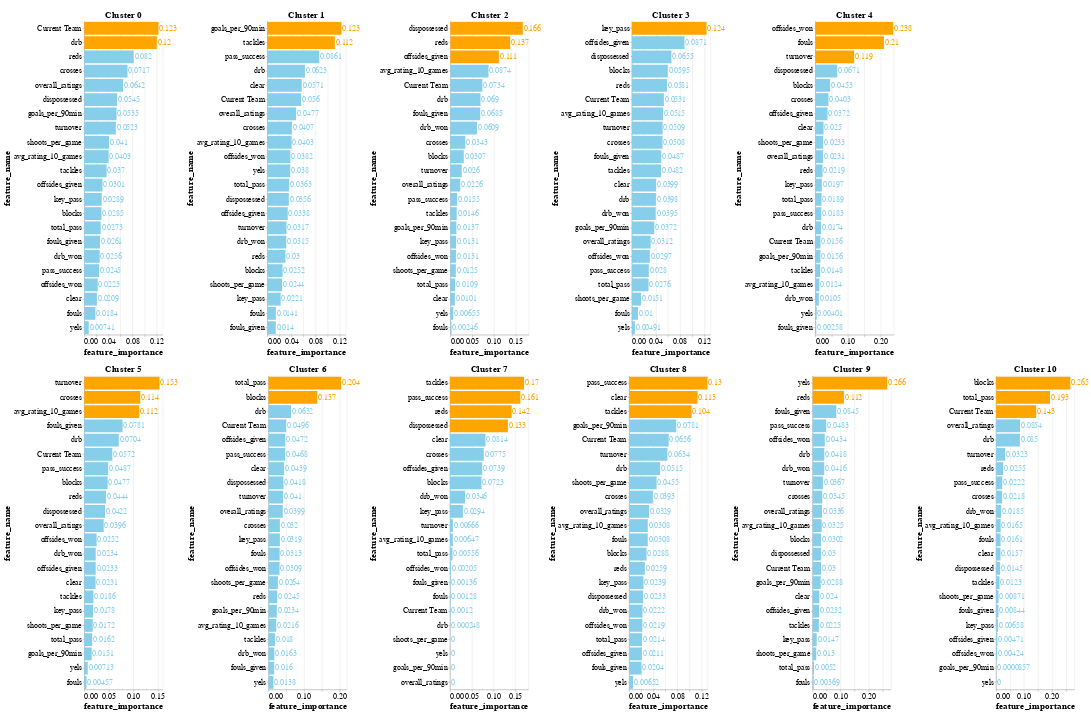

Here is the notebook cell this chart was saved with:
### Code cell
final_chart = alt.vconcat()
row_chart = alt.hconcat()

for i in range(OPTIMAL_N_CLUSTERS):
    df_cluster = df_fi[df_fi['cluster'] == i]
    base = alt.Chart(df_cluster, title=f'Cluster {i}').encode(
        x='feature_importance:Q',
        y=alt.Y('feature_name:N').sort('-x'),
        text=alt.Text('feature_importance:Q', format=".3"),
        color=alt.condition(
            alt.datum.feature_importance > 0.1,
            alt.value("orange"),
            alt.value('skyblue')
        )
    )

    bar = base.mark_bar().properties(
        width=200,
        height=800,
    )

    text = base.mark_text(align='left', dx=2)

    chart = (bar + text)
    if i == 0 :
        row_chart = chart
    elif i == 5:
        final_chart = alt.vconcat(final_chart, row_chart) 
        row_chart = chart
    else :
        row_chart = alt.hconcat(row_chart, chart)

final_chart = alt.vconcat(final_chart, row_chart)
    
final_chart.configure_title(
        fontSize=24,
    ).configure_axis(
        labelFontSize=20,
        titleFontSize=24,
    ).configure_text(
        fontSize=20
    )

### Figure 1 — Vega-Lite specification as saved in the notebook (floating-point values rounded to 4 significant figures)
{"config": {"view": {"continuousWidth": 300, "continuousHeight": 300}, "axis": {"labelFontSize": 20, "titleFontSize": 24}, "text": {"fontSize": 20}, "title": {"fontSize": 24}}, "vconcat": [{"vconcat": [{"vconcat": []}, {"hconcat": [{"hconcat": [{"hconcat": [{"hconcat": [{"layer": [{"mark": {"type": "bar"}, "encoding": {"color": {"condition": {"test": "(datum.feature_importance > 0.1)", "value": "orange"}, "value": "skyblue"}, "text": {"field": "feature_importance", "format": ".3", "type": "quantitative"}, "x": {"field": "feature_importance", "type": "quantitative"}, "y": {"field": "feature_name", "sort": "-x", "type": "nominal"}}, "title": "Cluster 0"}, {"mark": {"type": "text", "align": "left", "dx": 2}, "encoding": {"color": {"condition": {"test": "(datum.feature_importance > 0.1)", "value": "orange"}, "value": "skyblue"}, "text": {"field": "feature_importance", "format": ".3", "type": "quantitative"}, "x": {"field": "feature_importance", "type": "quantitative"}, "y": {"field": "feature_name", "sort": "-x", "type": "nominal"}}, "title": "Cluster 0"}], "data": {"name": "data-8ded72caafcda68f4d03f5ca19f1c9ce"}, "height": 800, "width": 200}, {"layer": [{"mark": {"type": "bar"}, "encoding": {"color": {"condition": {"test": "(datum.feature_importance > 0.1)", "value": "orange"}, "value": "skyblue"}, "text": {"field": "feature_importance", "format": ".3", "type": "quantitative"}, "x": {"field": "feature_importance", "type": "quantitative"}, "y": {"field": "feature_name", "sort": "-x", "type": "nominal"}}, "title": "Cluster 1"}, {"mark": {"type": "text", "align": "left", "dx": 2}, "encoding": {"color": {"condition": {"test": "(datum.feature_importance > 0.1)", "value": "orange"}, "value": "skyblue"}, "text": {"field": "feature_importance", "format": ".3", "type": "quantitative"}, "x": {"field": "feature_importance", "type": "quantitative"}, "y": {"field": "feature_name", "sort": "-x", "type": "nominal"}}, "title": "Cluster 1"}], "data": {"name": "data-e166383f4ce485684256d49938100ee4"}, "height": 800, "width": 200}]}, {"layer": [{"mark": {"type": "bar"}, "encoding": {"color": {"condition": {"test": "(datum.feature_importance > 0.1)", "value": "orange"}, "value": "skyblue"}, "text": {"field": "feature_importance", "format": ".3", "type": "quantitative"}, "x": {"field": "feature_importance", "type": "quantitative"}, "y": {"field": "feature_name", "sort": "-x", "type": "nominal"}}, "title": "Cluster 2"}, {"mark": {"type": "text", "align": "left", "dx": 2}, "encoding": {"color": {"condition": {"test": "(datum.feature_importance > 0.1)", "value": "orange"}, "value": "skyblue"}, "text": {"field": "feature_importance", "format": ".3", "type": "quantitative"}, "x": {"field": "feature_importance", "type": "quantitative"}, "y": {"field": "feature_name", "sort": "-x", "type": "nominal"}}, "title": "Cluster 2"}], "data": {"name": "data-56aa438cda7425c6823a7f75045f7d44"}, "height": 800, "width": 200}]}, {"layer": [{"mark": {"type": "bar"}, "encoding": {"color": {"condition": {"test": "(datum.feature_importance > 0.1)", "value": "orange"}, "value": "skyblue"}, "text": {"field": "feature_importance", "format": ".3", "type": "quantitative"}, "x": {"field": "feature_importance", "type": "quantitative"}, "y": {"field": "feature_name", "sort": "-x", "type": "nominal"}}, "title": "Cluster 3"}, {"mark": {"type": "text", "align": "left", "dx": 2}, "encoding": {"color": {"condition": {"test": "(datum.feature_importance > 0.1)", "value": "orange"}, "value": "skyblue"}, "text": {"field": "feature_importance", "format": ".3", "type": "quantitative"}, "x": {"field": "feature_importance", "type": "quantitative"}, "y": {"field": "feature_name", "sort": "-x", "type": "nominal"}}, "title": "Cluster 3"}], "data": {"name": "data-540155be2f34207700c8383648fef43c"}, "height": 800, "width": 200}]}, {"layer": [{"mark": {"type": "bar"}, "encoding": {"color": {"condition": {"test": "(datum.feature_importance > 0.1)", "value": "orange"}, "value": "skyblue"}, "text": {"field": "feature_importance", "format": ".3", "type": "quantitative"}, "x": {"field": "feature_importance", "type": "quantitative"}, "y": {"field": "feature_name", "sort": "-x", "type": "nominal"}}, "title": "Cluster 4"}, {"mark": {"type": "text", "align": "left", "dx": 2}, "encoding": {"color": {"condition": {"test": "(datum.feature_importance > 0.1)", "value": "orange"}, "value": "skyblue"}, "text": {"field": "feature_importance", "format": ".3", "type": "quantitative"}, "x": {"field": "feature_importance", "type": "quantitative"}, "y": {"field": "feature_name", "sort": "-x", "type": "nominal"}}, "title": "Cluster 4"}], "data": {"name": "data-c00e2a3106156d49748880d8c30ecdec"}, "height": 800, "width": 200}]}]}, {"hconcat": [{"hconcat": [{"hconcat": [{"hconcat": [{"hconcat": [{"layer": [{"mark": {"type": "bar"}, "encoding": {"color": {"condition": {"test": "(datum.feature_importance > 0.1)", "value": "orange"}, "value": "skyblue"}, "text": {"field": "feature_importance", "format": ".3", "type": "quantitative"}, "x": {"field": "feature_importance", "type": "quantitative"}, "y": {"field": "feature_name", "sort": "-x", "type": "nominal"}}, "title": "Cluster 5"}, {"mark": {"type": "text", "align": "left", "dx": 2}, "encoding": {"color": {"condition": {"test": "(datum.feature_importance > 0.1)", "value": "orange"}, "value": "skyblue"}, "text": {"field": "feature_importance", "format": ".3", "type": "quantitative"}, "x": {"field": "feature_importance", "type": "quantitative"}, "y": {"field": "feature_name", "sort": "-x", "type": "nominal"}}, "title": "Cluster 5"}], "data": {"name": "data-1c409d2e80aec3da167af0246c8d3a51"}, "height": 800, "width": 200}, {"layer": [{"mark": {"type": "bar"}, "encoding": {"color": {"condition": {"test": "(datum.feature_importance > 0.1)", "value": "orange"}, "value": "skyblue"}, "text": {"field": "feature_importance", "format": ".3", "type": "quantitative"}, "x": {"field": "feature_importance", "type": "quantitative"}, "y": {"field": "feature_name", "sort": "-x", "type": "nominal"}}, "title": "Cluster 6"}, {"mark": {"type": "text", "align": "left", "dx": 2}, "encoding": {"color": {"condition": {"test": "(datum.feature_importance > 0.1)", "value": "orange"}, "value": "skyblue"}, "text": {"field": "feature_importance", "format": ".3", "type": "quantitative"}, "x": {"field": "feature_importance", "type": "quantitative"}, "y": {"field": "feature_name", "sort": "-x", "type": "nominal"}}, "title": "Cluster 6"}], "data": {"name": "data-14325f7fae0372ae581ba6ca4d8719bc"}, "height": 800, "width": 200}]}, {"layer": [{"mark": {"type": "bar"}, "encoding": {"color": {"condition": {"test": "(datum.feature_importance > 0.1)", "value": "orange"}, "value": "skyblue"}, "text": {"field": "feature_importance", "format": ".3", "type": "quantitative"}, "x": {"field": "feature_importance", "type": "quantitative"}, "y": {"field": "feature_name", "sort": "-x", "type": "nominal"}}, "title": "Cluster 7"}, {"mark": {"type": "text", "align": "left", "dx": 2}, "encoding": {"color": {"condition": {"test": "(datum.feature_importance > 0.1)", "value": "orange"}, "value": "skyblue"}, "text": {"field": "feature_importance", "format": ".3", "type": "quantitative"}, "x": {"field": "feature_importance", "type": "quantitative"}, "y": {"field": "feature_name", "sort": "-x", "type": "nominal"}}, "title": "Cluster 7"}], "data": {"name": "data-b0ff9a2ec5940efd5287b050502cc257"}, "height": 800, "width": 200}]}, {"layer": [{"mark": {"type": "bar"}, "encoding": {"color": {"condition": {"test": "(datum.feature_importance > 0.1)", "value": "orange"}, "value": "skyblue"}, "text": {"field": "feature_importance", "format": ".3", "type": "quantitative"}, "x": {"field": "feature_importance", "type": "quantitative"}, "y": {"field": "feature_name", "sort": "-x", "type": "nominal"}}, "title": "Cluster 8"}, {"mark": {"type": "text", "align": "left", "dx": 2}, "encoding": {"color": {"condition": {"test": "(datum.feature_importance > 0.1)", "value": "orange"}, "value": "skyblue"}, "text": {"field": "feature_importance", "format": ".3", "type": "quantitative"}, "x": {"field": "feature_importance", "type": "quantitative"}, "y": {"field": "feature_name", "sort": "-x", "type": "nominal"}}, "title": "Cluster 8"}], "data": {"name": "data-0a5379230ba12710f21c8fe492bb23f3"}, "height": 800, "width": 200}]}, {"layer": [{"mark": {"type": "bar"}, "encoding": {"color": {"condition": {"test": "(datum.feature_importance > 0.1)", "value": "orange"}, "value": "skyblue"}, "text": {"field": "feature_importance", "format": ".3", "type": "quantitative"}, "x": {"field": "feature_importance", "type": "quantitative"}, "y": {"field": "feature_name", "sort": "-x", "type": "nominal"}}, "title": "Cluster 9"}, {"mark": {"type": "text", "align": "left", "dx": 2}, "encoding": {"color": {"condition": {"test": "(datum.feature_importance > 0.1)", "value": "orange"}, "value": "skyblue"}, "text": {"field": "feature_importance", "format": ".3", "type": "quantitative"}, "x": {"field": "feature_importance", "type": "quantitative"}, "y": {"field": "feature_name", "sort": "-x", "type": "nominal"}}, "title": "Cluster 9"}], "data": {"name": "data-953845a4039d373b93fe826a1cac16f8"}, "height": 800, "width": 200}]}, {"layer": [{"mark": {"type": "bar"}, "encoding": {"color": {"condition": {"test": "(datum.feature_importance > 0.1)", "value": "orange"}, "value": "skyblue"}, "text": {"field": "feature_importance", "format": ".3", "type": "quantitative"}, "x": {"field": "feature_importance", "type": "quantitative"}, "y": {"field": "feature_name", "sort": "-x", "type": "nominal"}}, "title": "Cluster 10"}, {"mark": {"type": "text", "align": "left", "dx": 2}, "encoding": {"color": {"condition": {"test": "(datum.feature_importance > 0.1)", "value": "orange"}, "value": "skyblue"}, "text": {"field": "feature_importance", "format": ".3", "type": "quantitative"}, "x": {"field": "feature_importance", "type": "quantitative"}, "y": {"field": "feature_name", "sort": "-x", "type": "nominal"}}, "title": "Cluster 10"}], "data": {"name": "data-41bcfc01ac8c0ff7da61d53ff0d46a9a"}, "height": 800, "width": 200}]}], "$schema": "https://vega.github.io/schema/vega-lite/v5.8.0.json", "datasets": {"data-8ded72caafcda68f4d03f5ca19f1c9ce": [{"cluster": 0, "feature_name": "Current Team", "feature_importance": 0.1231}, {"cluster": 0, "feature_name": "drb", "feature_importance": 0.1203}, {"cluster": 0, "feature_name": "reds", "feature_importance": 0.08201}, {"cluster": 0, "feature_name": "crosses", "feature_importance": 0.07171}, {"cluster": 0, "feature_name": "overall_ratings", "feature_importance": 0.06417}, {"cluster": 0, "feature_name": "dispossessed", "feature_importance": 0.05454}, {"cluster": 0, "feature_name": "goals_per_90min", "feature_importance": 0.05348}, {"cluster": 0, "feature_name": "turnover", "feature_importance": 0.05233}, {"cluster": 0, "feature_name": "shoots_per_game", "feature_importance": 0.041}, {"cluster": 0, "feature_name": "avg_rating_10_games", "feature_importance": 0.04035}, {"cluster": 0, "feature_name": "tackles", "feature_importance": 0.03704}, {"cluster": 0, "feature_name": "offsides_given", "feature_importance": 0.03014}, {"cluster": 0, "feature_name": "key_pass", "feature_importance": 0.02892}, {"cluster": 0, "feature_name": "blocks", "feature_importance": 0.0285}, {"cluster": 0, "feature_name": "total_pass", "feature_importance": 0.02728}, {"cluster": 0, "feature_name": "fouls_given", "feature_importance": 0.02609}, {"cluster": 0, "feature_name": "drb_won", "feature_importance": 0.02557}, {"cluster": 0, "feature_name": "pass_success", "feature_importance": 0.02453}, {"cluster": 0, "feature_name": "offsides_won", "feature_importance": 0.02227}, {"cluster": 0, "feature_name": "clear", "feature_importance": 0.02088}, {"cluster": 0, "feature_name": "fouls", "feature_importance": 0.01841}, {"cluster": 0, "feature_name": "yels", "feature_importance": 0.007407}], "data-e166383f4ce485684256d49938100ee4": [{"cluster": 1, "feature_name": "goals_per_90min", "feature_importance": 0.123}, {"cluster": 1, "feature_name": "tackles", "feature_importance": 0.1119}, {"cluster": 1, "feature_name": "pass_success", "feature_importance": 0.08612}, {"cluster": 1, "feature_name": "drb", "feature_importance": 0.06225}, {"cluster": 1, "feature_name": "clear", "feature_importance": 0.0571}, {"cluster": 1, "feature_name": "Current Team", "feature_importance": 0.05604}, {"cluster": 1, "feature_name": "overall_ratings", "feature_importance": 0.04769}, {"cluster": 1, "feature_name": "crosses", "feature_importance": 0.04066}, {"cluster": 1, "feature_name": "avg_rating_10_games", "feature_importance": 0.04029}, {"cluster": 1, "feature_name": "offsides_won", "feature_importance": 0.03817}, {"cluster": 1, "feature_name": "yels", "feature_importance": 0.03803}, {"cluster": 1, "feature_name": "total_pass", "feature_importance": 0.03627}, {"cluster": 1, "feature_name": "dispossessed", "feature_importance": 0.03564}, {"cluster": 1, "feature_name": "offsides_given", "feature_importance": 0.03377}, {"cluster": 1, "feature_name": "turnover", "feature_importance": 0.03175}, {"cluster": 1, "feature_name": "drb_won", "feature_importance": 0.03146}, {"cluster": 1, "feature_name": "reds", "feature_importance": 0.03002}, {"cluster": 1, "feature_name": "blocks", "feature_importance": 0.02519}, {"cluster": 1, "feature_name": "shoots_per_game", "feature_importance": 0.02439}, {"cluster": 1, "feature_name": "key_pass", "feature_importance": 0.02213}, {"cluster": 1, "feature_name": "fouls", "feature_importance": 0.0141}, {"cluster": 1, "feature_name": "fouls_given", "feature_importance": 0.01396}], "data-56aa438cda7425c6823a7f75045f7d44": [{"cluster": 2, "feature_name": "dispossessed", "feature_importance": 0.1662}, {"cluster": 2, "feature_name": "reds", "feature_importance": 0.1374}, {"cluster": 2, "feature_name": "offsides_given", "feature_importance": 0.1112}, {"cluster": 2, "feature_name": "avg_rating_10_games", "feature_importance": 0.08741}, {"cluster": 2, "feature_name": "Current Team", "feature_importance": 0.07344}, {"cluster": 2, "feature_name": "drb", "feature_importance": 0.06903}, {"cluster": 2, "feature_name": "fouls_given", "feature_importance": 0.06845}, {"cluster": 2, "feature_name": "drb_won", "feature_importance": 0.06088}, {"cluster": 2, "feature_name": "crosses", "feature_importance": 0.03431}, {"cluster": 2, "feature_name": "blocks", "feature_importance": 0.03072}, {"cluster": 2, "feature_name": "turnover", "feature_importance": 0.02599}, {"cluster": 2, "feature_name": "overall_ratings", "feature_importance": 0.02257}, {"cluster": 2, "feature_name": "pass_success", "feature_importance": 0.01553}, {"cluster": 2, "feature_name": "tackles", "feature_importance": 0.01455}, {"cluster": 2, "feature_name": "goals_per_90min", "feature_importance": 0.01371}, {"cluster": 2, "feature_name": "key_pass", "feature_importance": 0.01311}, {"cluster": 2, "feature_name": "offsides_won", "feature_importance": 0.01306}, {"cluster": 2, "feature_name": "shoots_per_game", "feature_importance": 0.01247}, {"cluster": 2, "feature_name": "total_pass", "feature_importance": 0.01087}, {"cluster": 2, "feature_name": "clear", "feature_importance": 0.01013}, {"cluster": 2, "feature_name": "yels", "feature_importance": 0.006548}, {"cluster": 2, "feature_name": "fouls", "feature_importance": 0.002461}], "data-540155be2f34207700c8383648fef43c": [{"cluster": 3, "feature_name": "key_pass", "feature_importance": 0.1238}, {"cluster": 3, "feature_name": "offsides_given", "feature_importance": 0.08715}, {"cluster": 3, "feature_name": "dispossessed", "feature_importance": 0.06547}, {"cluster": 3, "feature_name": "blocks", "feature_importance": 0.05946}, {"cluster": 3, "feature_name": "reds", "feature_importance": 0.05811}, {"cluster": 3, "feature_name": "Current Team", "feature_importance": 0.05307}, {"cluster": 3, "feature_name": "avg_rating_10_games", "feature_importance": 0.05147}, {"cluster": 3, "feature_name": "turnover", "feature_importance": 0.05094}, {"cluster": 3, "feature_name": "crosses", "feature_importance": 0.05078}, {"cluster": 3, "feature_name": "fouls_given", "feature_importance": 0.0487}, {"cluster": 3, "feature_name": "tackles", "feature_importance": 0.04821}, {"cluster": 3, "feature_name": "clear", "feature_importance": 0.03993}, {"cluster": 3, "feature_name": "drb", "feature_importance": 0.03982}, {"cluster": 3, "feature_name": "drb_won", "feature_importance": 0.03954}, {"cluster": 3, "feature_name": "goals_per_90min", "feature_importance": 0.03719}, {"cluster": 3, "feature_name": "overall_ratings", "feature_importance": 0.03116}, {"cluster": 3, "feature_name": "offsides_won", "feature_importance": 0.02966}, {"cluster": 3, "feature_name": "pass_success", "feature_importance": 0.02801}, {"cluster": 3, "feature_name": "total_pass", "feature_importance": 0.0276}, {"cluster": 3, "feature_name": "shoots_per_game", "feature_importance": 0.01505}, {"cluster": 3, "feature_name": "fouls", "feature_importance": 0.01}, {"cluster": 3, "feature_name": "yels", "feature_importance": 0.00491}], "data-c00e2a3106156d49748880d8c30ecdec": [{"cluster": 4, "feature_name": "offsides_won", "feature_importance": 0.2381}, {"cluster": 4, "feature_name": "fouls", "feature_importance": 0.21}, {"cluster": 4, "feature_name": "turnover", "feature_importance": 0.119}, {"cluster": 4, "feature_name": "dispossessed", "feature_importance": 0.0671}, {"cluster": 4, "feature_name": "blocks", "feature_importance": 0.04533}, {"cluster": 4, "feature_name": "crosses", "feature_importance": 0.04027}, {"cluster": 4, "feature_name": "offsides_given", "feature_importance": 0.03719}, {"cluster": 4, "feature_name": "clear", "feature_importance": 0.02503}, {"cluster": 4, "feature_name": "shoots_per_game", "feature_importance": 0.02334}, {"cluster": 4, "feature_name": "overall_ratings", "feature_importance": 0.02306}, {"cluster": 4, "feature_name": "reds", "feature_importance": 0.02195}, {"cluster": 4, "feature_name": "key_pass", "feature_importance": 0.01966}, {"cluster": 4, "feature_name": "total_pass", "feature_importance": 0.01887}, {"cluster": 4, "feature_name": "pass_success", "feature_importance": 0.01829}, {"cluster": 4, "feature_name": "drb", "feature_importance": 0.01735}, {"cluster": 4, "feature_name": "Current Team", "feature_importance": 0.01562}, {"cluster": 4, "feature_name": "goals_per_90min", "feature_importance": 0.01559}, {"cluster": 4, "feature_name": "tackles", "feature_importance": 0.01477}, {"cluster": 4, "feature_name": "avg_rating_10_games", "feature_importance": 0.01238}, {"cluster": 4, "feature_name": "drb_won", "feature_importance": 0.01054}, {"cluster": 4, "feature_name": "yels", "feature_importance": 0.004008}, {"cluster": 4, "feature_name": "fouls_given", "feature_importance": 0.00258}], "data-1c409d2e80aec3da167af0246c8d3a51": [{"cluster": 5, "feature_name": "turnover", "feature_importance": 0.1535}, {"cluster": 5, "feature_name": "crosses", "feature_importance": 0.1144}, {"cluster": 5, "feature_name": "avg_rating_10_games", "feature_importance": 0.1122}, {"cluster": 5, "feature_name": "fouls_given", "feature_importance": 0.07814}, {"cluster": 5, "feature_name": "drb", "feature_importance": 0.07037}, {"cluster": 5, "feature_name": "Current Team", "feature_importance": 0.0572}, {"cluster": 5, "feature_name": "pass_success", "feature_importance": 0.04868}, {"cluster": 5, "feature_name": "blocks", "feature_importance": 0.04772}, {"cluster": 5, "feature_name": "reds", "feature_importance": 0.04444}, {"cluster": 5, "feature_name": "dispossessed", "feature_importance": 0.04225}, {"cluster": 5, "feature_name": "overall_ratings", "feature_importance": 0.03959}, {"cluster": 5, "feature_name": "offsides_won", "feature_importance": 0.02518}, {"cluster": 5, "feature_name": "drb_won", "feature_importance": 0.02336}, {"cluster": 5, "feature_name": "offsides_given", "feature_importance": 0.02335}, {"cluster": 5, "feature_name": "clear", "feature_importance": 0.02306}, {"cluster": 5, "feature_name": "tackles", "feature_importance": 0.01864}, {"cluster": 5, "feature_name": "key_pass", "feature_importance": 0.01776}, {"cluster": 5, "feature_name": "shoots_per_game", "feature_importance": 0.01721}, {"cluster": 5, "feature_name": "total_pass", "feature_importance": 0.01621}, {"cluster": 5, "feature_name": "goals_per_90min", "feature_importance": 0.01513}, {"cluster": 5, "feature_name": "yels", "feature_importance": 0.007128}, {"cluster": 5, "feature_name": "fouls", "feature_importance": 0.004566}], "data-14325f7fae0372ae581ba6ca4d8719bc": [{"cluster": 6, "feature_name": "total_pass", "feature_importance": 0.2038}, {"cluster": 6, "feature_name": "blocks", "feature_importance": 0.1369}, {"cluster": 6, "feature_name": "drb", "feature_importance": 0.06318}, {"cluster": 6, "feature_name": "Current Team", "feature_importance": 0.04955}, {"cluster": 6, "feature_name": "offsides_given", "feature_importance": 0.04717}, {"cluster": 6, "feature_name": "pass_success", "feature_importance": 0.04676}, {"cluster": 6, "feature_name": "clear", "feature_importance": 0.04391}, {"cluster": 6, "feature_name": "dispossessed", "feature_importance": 0.04183}, {"cluster": 6, "feature_name": "turnover", "feature_importance": 0.04098}, {"cluster": 6, "feature_name": "overall_ratings", "feature_importance": 0.03991}, {"cluster": 6, "feature_name": "crosses", "feature_importance": 0.03197}, {"cluster": 6, "feature_name": "key_pass", "feature_importance": 0.03185}, {"cluster": 6, "feature_name": "fouls", "feature_importance": 0.03125}, {"cluster": 6, "feature_name": "offsides_won", "feature_importance": 0.0309}, {"cluster": 6, "feature_name": "shoots_per_game", "feature_importance": 0.02642}, {"cluster": 6, "feature_name": "reds", "feature_importance": 0.02449}, {"cluster": 6, "feature_name": "goals_per_90min", "feature_importance": 0.02342}, {"cluster": 6, "feature_name": "avg_rating_10_games", "feature_importance": 0.02161}, {"cluster": 6, "feature_name": "tackles", "feature_importance": 0.01799}, {"cluster": 6, "feature_name": "drb_won", "feature_importance": 0.01634}, {"cluster": 6, "feature_name": "fouls_given", "feature_importance": 0.016}, {"cluster": 6, "feature_name": "yels", "feature_importance": 0.01376}], "data-b0ff9a2ec5940efd5287b050502cc257": [{"cluster": 7, "feature_name": "tackles", "feature_importance": 0.1701}, {"cluster": 7, "feature_name": "pass_success", "feature_importance": 0.1615}, {"cluster": 7, "feature_name": "reds", "feature_importance": 0.1415}, {"cluster": 7, "feature_name": "dispossessed", "feature_importance": 0.1329}, {"cluster": 7, "feature_name": "clear", "feature_importance": 0.08142}, {"cluster": 7, "feature_name": "crosses", "feature_importance": 0.07754}, {"cluster": 7, "feature_name": "offsides_given", "feature_importance": 0.07391}, {"cluster": 7, "feature_name": "blocks", "feature_importance": 0.07225}, {"cluster": 7, "feature_name": "drb_won", "feature_importance": 0.03457}, {"cluster": 7, "feature_name": "key_pass", "feature_importance": 0.02944}, {"cluster": 7, "feature_name": "turnover", "feature_importance": 0.006662}, {"cluster": 7, "feature_name": "avg_rating_10_games", "feature_importance": 0.00647}, {"cluster": 7, "feature_name": "total_pass", "feature_importance": 0.005563}, {"cluster": 7, "feature_name": "offsides_won", "feature_importance": 0.002051}, {"cluster": 7, "feature_name": "fouls_given", "feature_importance": 0.001355}, {"cluster": 7, "feature_name": "fouls", "feature_importance": 0.001283}, {"cluster": 7, "feature_name": "Current Team", "feature_importance": 0.001203}, {"cluster": 7, "feature_name": "drb", "feature_importance": 0.0002485}, {"cluster": 7, "feature_name": "shoots_per_game", "feature_importance": 0.0}, {"cluster": 7, "feature_name": "yels", "feature_importance": 0.0}, {"cluster": 7, "feature_name": "goals_per_90min", "feature_importance": 0.0}, {"cluster": 7, "feature_name": "overall_ratings", "feature_importance": 0.0}], "data-0a5379230ba12710f21c8fe492bb23f3": [{"cluster": 8, "feature_name": "pass_success", "feature_importance": 0.1297}, {"cluster": 8, "feature_name": "clear", "feature_importance": 0.1135}, {"cluster": 8, "feature_name": "tackles", "feature_importance": 0.1035}, {"cluster": 8, "feature_name": "goals_per_90min", "feature_importance": 0.07808}, {"cluster": 8, "feature_name": "Current Team", "feature_importance": 0.06556}, {"cluster": 8, "feature_name": "turnover", "feature_importance": 0.06342}, {"cluster": 8, "feature_name": "drb", "feature_importance": 0.05146}, {"cluster": 8, "feature_name": "shoots_per_game", "feature_importance": 0.0455}, {"cluster": 8, "feature_name": "crosses", "feature_importance": 0.03927}, {"cluster": 8, "feature_name": "overall_ratings", "feature_importance": 0.03285}, {"cluster": 8, "feature_name": "avg_rating_10_games", "feature_importance": 0.03084}, {"cluster": 8, "feature_name": "fouls", "feature_importance": 0.03083}, {"cluster": 8, "feature_name": "blocks", "feature_importance": 0.02884}, {"cluster": 8, "feature_name": "reds", "feature_importance": 0.02594}, {"cluster": 8, "feature_name": "key_pass", "feature_importance": 0.02386}, {"cluster": 8, "feature_name": "dispossessed", "feature_importance": 0.02327}, {"cluster": 8, "feature_name": "drb_won", "feature_importance": 0.02221}, {"cluster": 8, "feature_name": "offsides_won", "feature_importance": 0.02194}, {"cluster": 8, "feature_name": "total_pass", "feature_importance": 0.02142}, {"cluster": 8, "feature_name": "offsides_given", "feature_importance": 0.0211}, {"cluster": 8, "feature_name": "fouls_given", "feature_importance": 0.0204}, {"cluster": 8, "feature_name": "yels", "feature_importance": 0.00652}], "data-953845a4039d373b93fe826a1cac16f8": [{"cluster": 9, "feature_name": "yels", "feature_importance": 0.2661}, {"cluster": 9, "feature_name": "reds", "feature_importance": 0.1119}, {"cluster": 9, "feature_name": "fouls_given", "feature_importance": 0.08454}, {"cluster": 9, "feature_name": "pass_success", "feature_importance": 0.04826}, {"cluster": 9, "feature_name": "offsides_won", "feature_importance": 0.04343}, {"cluster": 9, "feature_name": "drb", "feature_importance": 0.0418}, {"cluster": 9, "feature_name": "drb_won", "feature_importance": 0.04157}, {"cluster": 9, "feature_name": "turnover", "feature_importance": 0.0367}, {"cluster": 9, "feature_name": "crosses", "feature_importance": 0.03446}, {"cluster": 9, "feature_name": "overall_ratings", "feature_importance": 0.03357}, {"cluster": 9, "feature_name": "avg_rating_10_games", "feature_importance": 0.03248}, {"cluster": 9, "feature_name": "blocks", "feature_importance": 0.03018}, {"cluster": 9, "feature_name": "dispossessed", "feature_importance": 0.03001}, {"cluster": 9, "feature_name": "Current Team", "feature_importance": 0.02999}, {"cluster": 9, "feature_name": "goals_per_90min", "feature_importance": 0.02876}, {"cluster": 9, "feature_name": "clear", "feature_importance": 0.02398}, {"cluster": 9, "feature_name": "offsides_given", "feature_importance": 0.02318}, {"cluster": 9, "feature_name": "tackles", "feature_importance": 0.02248}, {"cluster": 9, "feature_name": "key_pass", "feature_importance": 0.01466}, {"cluster": 9, "feature_name": "shoots_per_game", "feature_importance": 0.01303}, {"cluster": 9, "feature_name": "total_pass", "feature_importance": 0.005199}, {"cluster": 9, "feature_name": "fouls", "feature_importance": 0.003688}], "data-41bcfc01ac8c0ff7da61d53ff0d46a9a": [{"cluster": 10, "feature_name": "blocks", "feature_importance": 0.2654}, {"cluster": 10, "feature_name": "total_pass", "feature_importance": 0.1927}, {"cluster": 10, "feature_name": "Current Team", "feature_importance": 0.1431}, {"cluster": 10, "feature_name": "overall_ratings", "feature_importance": 0.08544}, {"cluster": 10, "feature_name": "drb", "feature_importance": 0.08504}, {"cluster": 10, "feature_name": "turnover", "feature_importance": 0.03233}, {"cluster": 10, "feature_name": "reds", "feature_importance": 0.02549}, {"cluster": 10, "feature_name": "pass_success", "feature_importance": 0.0222}, {"cluster": 10, "feature_name": "crosses", "feature_importance": 0.02181}, {"cluster": 10, "feature_name": "drb_won", "feature_importance": 0.01847}, {"cluster": 10, "feature_name": "avg_rating_10_games", "feature_importance": 0.0165}, {"cluster": 10, "feature_name": "fouls", "feature_importance": 0.01612}, {"cluster": 10, "feature_name": "clear", "feature_importance": 0.01573}, {"cluster": 10, "feature_name": "dispossessed", "feature_importance": 0.01453}, {"cluster": 10, "feature_name": "tackles", "feature_importance": 0.01231}, {"cluster": 10, "feature_name": "shoots_per_game", "feature_importance": 0.008709}, {"cluster": 10, "feature_name": "fouls_given", "feature_importance": 0.008439}, {"cluster": 10, "feature_name": "key_pass", "feature_importance": 0.006582}, {"cluster": 10, "feature_name": "offsides_given", "feature_importance": 0.00471}, {"cluster": 10, "feature_name": "offsides_won", "feature_importance": 0.00424}, {"cluster": 10, "feature_name": "goals_per_90min", "feature_importance": 8.573e-05}, {"cluster": 10, "feature_name": "yels", "feature_importance": 0.0}]}}
